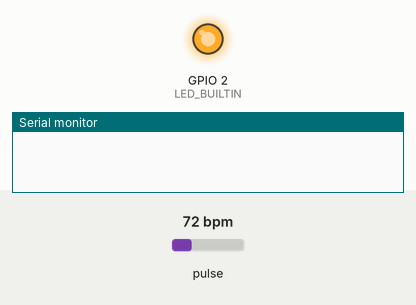
A sketch run on a simulated ESP8266 (NodeMCU). Parts: output pins drawn as LEDs (lit = HIGH, except the on-board LED, lit = LOW), the last lines printed to the serial monitor. Dashed ring = blinking. The test bench sets the inputs (shaded band); at power-on: pulse 72 bpm. WiFi joins after 1.5 s; servers stay silent unless stated.

Above: at 0.1 s.
At 2.7 s:
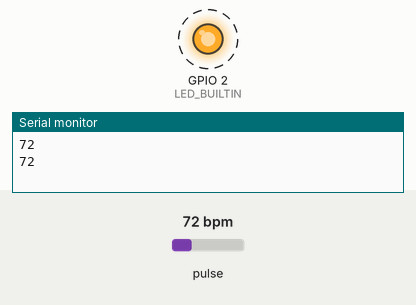
2.8 s: pulse set to 42 bpm
5.2 s: pulse set to 100 bpm
At 5.91 s:
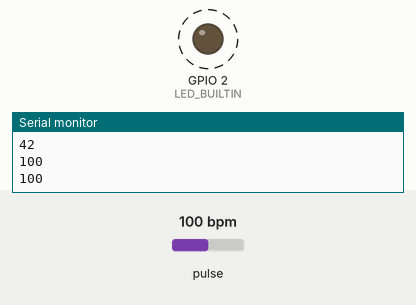
Timing chart, 0 to 14.2 s (numbered marks = the images above; inputs shaded):
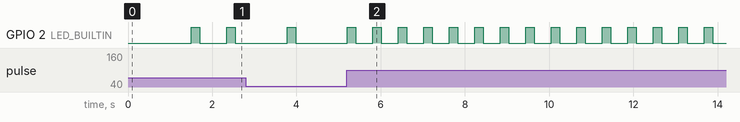

Measured:
- after the input at 5.2 s, GPIO 2 (LED_BUILTIN): alternates HIGH for 0.20 s and LOW for 0.40 s, starting after 0.62 s

The sketch:

simplecommunication.ino
```cpp
#include <ESP8266WiFi.h>
#include <WiFiUdp.h>
#include <PulseSensorPlayground.h>     // Includes the PulseSensorPlayground Library.

const char* ssid = "Schnelly";
const char* password = "essenkochen23";

WiFiUDP Udp;

const int PulseWire = 0;       // PulseSensor PURPLE WIRE connected to ANALOG PIN 0
const int LED = LED_BUILTIN;          // The on-board Arduino LED, close to PIN 13.
int Threshold = 550;           // Determine which Signal to "count as a beat" and which to ignore.

PulseSensorPlayground pulseSensor;

void setup() {
  connectToWifi();
  setupPulseSensor();
  initSocket();
}

//Main Schleife, misst und sendet Daten
void loop() {
  if (pulseSensor.sawStartOfBeat()) {
    int myBPM = pulseSensor.getBeatsPerMinute();
    Serial.println(myBPM);
    sendToPC(myBPM);
  }
  delay(20);
}

// -------------

//Soll Verbindung zum Wlan herstellen
void connectToWifi() {
  WiFi.begin(ssid, password);
  waitUntilConnectionIsAvailable();
}

//Überprüft ob die Verbindung aktuell gegeben ist
void waitUntilConnectionIsAvailable() {
  while (WiFi.status() != WL_CONNECTED) {
    delay(500);
  }
}

void setupPulseSensor() {
  pulseSensor.analogInput(PulseWire);
  pulseSensor.blinkOnPulse(LED);
  pulseSensor.setThreshold(Threshold);
  pulseSensor.begin();
}

//UDP Begin muss aufgerufen werden, wird jedoch nicht benötigt
void initSocket() {
  Udp.begin(42069);
}

void sendToPC(int bpm) {
  char bpm_as_char_array[4];
  itoa(bpm, bpm_as_char_array, 10); //Konvertiert int to char[]
  Udp.beginPacket("192.168.137.1", 12000);  // Hard coded ip und port. Wir wissen die IP-Adresse, weil der Pc immer der Host ist
  Udp.write(bpm_as_char_array);
  Udp.endPacket();
}
```
